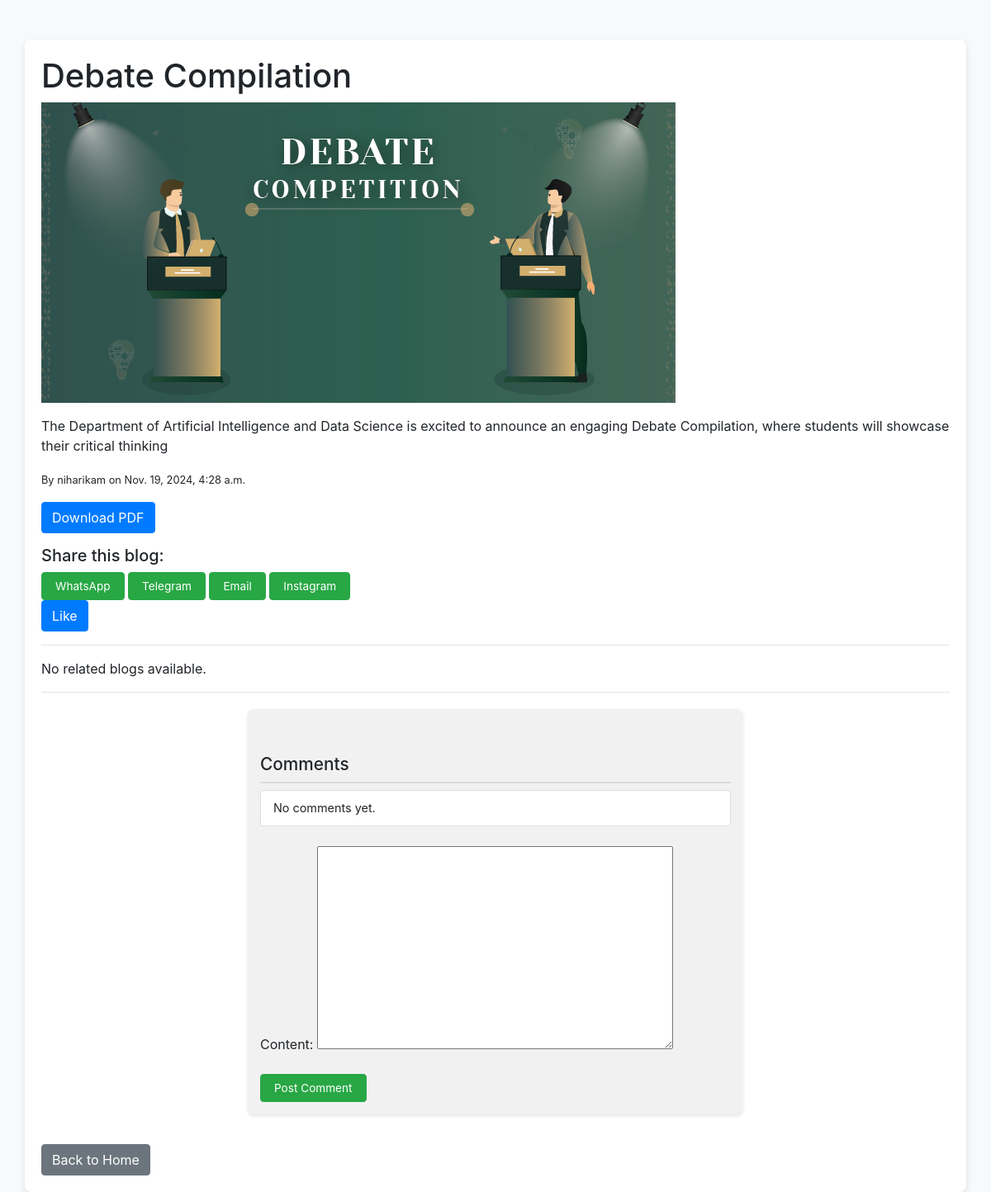
Page /blog/3/ on the committed database.
### blog/models.py (models this page shows, shortened)
class Blog(models.Model):
    title = models.CharField(max_length=100)
    content = models.TextField()
    image = models.ImageField(upload_to='blog_images/', blank=True, null=True)
    author = models.ForeignKey(User, on_delete=models.CASCADE)
    created_at = models.DateTimeField(auto_now_add=True)
    parent_blog = models.ForeignKey('self', on_delete=models.SET_NULL, null=True, blank=True, related_name='child_blogs')
    likes = models.ManyToManyField(User, related_name='blog_likes', blank=True)  # Many-to-Many for likes
    def get_children(self):
        return self.child_blogs.all()

### blog/views.py (the view, shortened to what this page needs)
# urls.py: path('blog/<int:blog_id>/', views.view_blog, name='view_blog'),
def view_blog(request, blog_id):
    blog = get_object_or_404(Blog, id=blog_id)
    comments = blog.comments.all()
    if blog.parent_blog is None:
        child_blogs = blog.get_children()  # or however you get the children blogs
    else:
        child_blogs = None
    comment_form = CommentForm()
    pdf_url = request.build_absolute_uri(f'/blog/{blog_id}/generate_pdf/')
    return render(request, 'blog/view_blog.html', {
        'blog': blog,
        'comments': comments,
        'child_blogs': child_blogs,
        'comment_form': comment_form,
    })

### blog/forms.py
class CommentForm(forms.ModelForm):
    class Meta:
        model = Comment
        fields = ['content']

### blog/templates/blog/view_blog.html (shortened to what this page needs)
<!DOCTYPE html>
<html lang="en">
<head>
    <link rel="stylesheet" href="https://maxcdn.bootstrapcdn.com/bootstrap/4.5.2/css/bootstrap.min.css">
</head>
<body>
    <div class="container mt-5">
        <h1>{{ blog.title }}</h1>
        {% if blog.image %}
        <img src="{{ blog.image.url }}" class="img-fluid mb-3" alt="{{ blog.title }}">
        {% endif %}
        <p>{{ blog.content }}</p>
        <p><small>By {{ blog.author.username }} on {{ blog.created_at }}</small></p>
        <a href="{% url 'create_pdf' blog.id %}" class="btn btn-primary">Download PDF</a>
        <div class="share-buttons">
            <h5>Share this blog:</h5>
            <a href="https://api.whatsapp.com/send?text={{ blog.title }}: {{ request.build_absolute_uri }}&amp;utm_source=whatsapp" class="btn btn-success" target="_blank">WhatsApp</a>
            <a href="https://telegram.me/share/url?url={{ request.build_absolute_uri }}&text={{ blog.title }}" class="btn btn-success" target="_blank">Telegram</a>
            <a href="mailto:?subject={{ blog.title }}&body={{ request.build_absolute_uri }}" class="btn btn-success">Email</a>
            <a href="https://www.instagram.com/your_instagram_profile" class="btn btn-success" target="_blank">Instagram</a>
        </div>
        <form method="POST" action="{% url 'like_blog' blog.id %}">
            <button type="submit" class="btn btn-primary">
                {% if request.user in blog.likes.all %}
                    Unlike
                {% else %}
                    Like
                {% endif %}
            </button>
        </form>
        <hr>
        {% if child_blogs %}
            <h4>Related Blogs:</h4>
            <div class="row mb-4">
                {% for child in child_blogs %}
                    <div class="col-md-4 col-sm-6 mb-4">
                        <div class="card">
                            <a href="{% url 'view_blog' child.id %}">
                                {% if child.image %}
                                    <img src="{{ child.image.url }}" class="card-img-top" alt="{{ child.title }}">
                                {% endif %}
                                <div class="card-body">
                                    <h5 class="card-title">{{ child.title }}</h5>
                                    <p class="card-text">{{ child.content|truncatewords:30 }}</p>
                                    <p class="card-text"><small class="text-muted">By {{ child.author.username }} on {{ child.created_at }}</small></p>
                                </div>
                            </a>
                        </div>
                    </div>
                {% endfor %}
            </div>
        {% else %}
            <p>No related blogs available.</p>
        {% endif %}
        <hr>
        <div class="comment-section">
            <h4>Comments</h4>
            <ul class="list-group mb-4">
                {% for comment in comments %}
                <li class="list-group-item">
                    <strong>{{ comment.author.username }}</strong>: {{ comment.content }}
                </li>
                {% empty %}
                <li class="list-group-item">No comments yet.</li>
                {% endfor %}
            </ul>
            <form method="POST" action="{% url 'add_comment' blog.id %}" class="comment-form">
                {{ comment_form.as_p }}
                <button type="submit" class="btn btn-success">Post Comment</button>
            </form>
        </div>
        <a href="{% url 'home' %}" class="btn btn-secondary mt-3">Back to Home</a>
    </div>
</body>
</html>

### blog/templates/blog/view_blog.html (style rules this page uses)
body { background-color: #f8f9fa; }
.container { background: #ffffff; padding: 20px; border-radius: 8px; box-shadow: 0 4px 8px rgba(0, 0, 0, 0.1); }
.comment-section { max-width: 600px; margin: 20px auto; padding: 15px; background-color: #f1f1f1; border-radius: 8px; box-shadow: 0 2px 4px rgba(0, 0, 0, 0.1); }
.list-group-item { padding: 10px 15px; font-size: 0.9rem; }
.comment-form { margin-top: 20px; }
.btn-success { font-size: 0.85rem; padding: 6px 16px; }
h4 { margin-top: 40px; font-size: 1.3rem; border-bottom: 2px solid #ddd; padding-bottom: 8px; }
.share-buttons { margin-top: 15px; }

### rows in the picture
Blog: title "Debate Compilation", image (picture), content "The Department of Artificial Intelligence and Data Science is excited to announce an engaging Debate Compilation, where students will showcase their critical thinking", author.username "niharikam", created_at "Nov. 19, 2024, 4:28 a.m."
